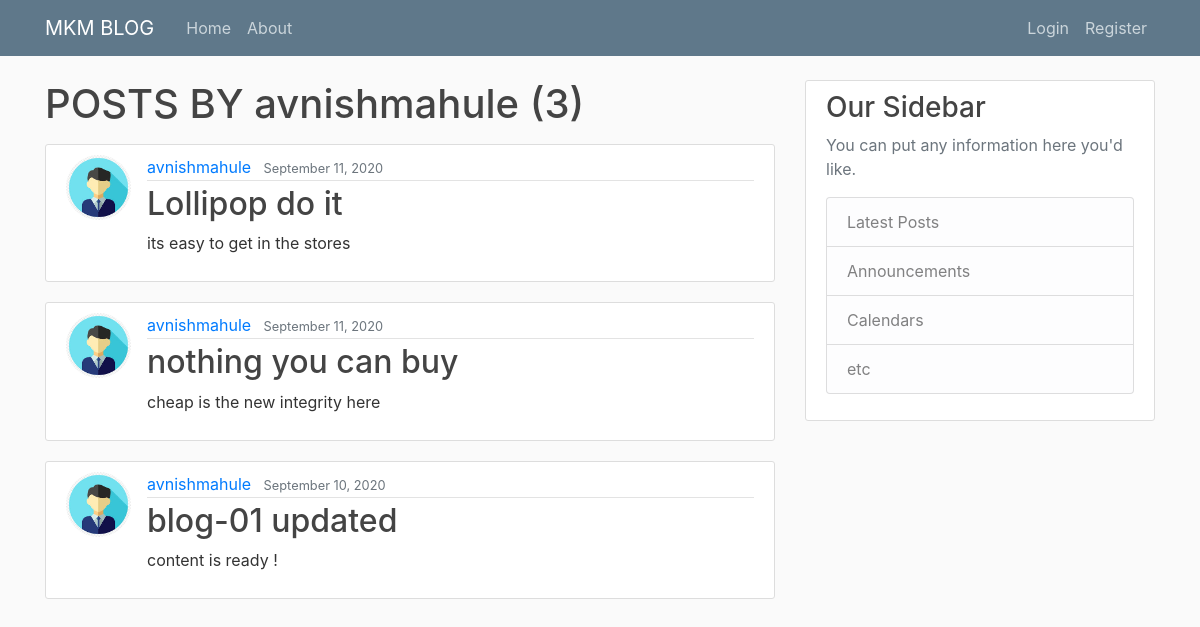
The app's page /blog/user/avnishmahule with its own data.
### blog/models.py (models this page shows, shortened)
class Post(models.Model) :
    title = models.CharField(max_length = 120)
    content = models.TextField()
    date_posted = models.DateTimeField(default = timezone.now )
    author = models.ForeignKey(User, on_delete=models.CASCADE )

### users/models.py (models this page shows, shortened)
class Profile(models.Model):
    user = models.OneToOneField(User, on_delete=models.CASCADE)
    image = models.ImageField(default='default.jpg', upload_to="profile_pics")

### blog/views.py (the view)
# urls.py: path('user/<str:username>', UserPostListView.as_view(), name='user-posts'),
class UserPostListView(ListView):
    model = Post
    template_name = 'blog/user_posts.html'
    context_object_name = 'posts'
    paginate_by =3
    def get_queryset(self):
        user = get_object_or_404(User, username=self.kwargs.get('username'))
        return Post.objects.filter(author=user).order_by("-date_posted")

### blog/templates/blog/user_posts.html (shortened to what this page needs)
{% extends 'blog/base.html'%}
{% block content %}
    <h1 class="mb-3" >POSTS BY {{ view.kwargs.username }} ({{ page_obj.paginator.count }}) </h1>
    {% for post in posts %}
        <article class="media content-section">
        <img class = "rounded-circle article-img" src="{{ post.author.profile.image.url }}">
        <div class="media-body">
            <div class="article-metadata">
            <a class="mr-2" href="{% url "user-posts" post.author.username %}">{{ post.author }}</a>
            <small class="text-muted">{{ post.date_posted | date:"F d, Y" }}</small>
            </div>
            <h2><a class="article-title" href="{% url 'post-detail' post.id %}">{{ post.title }}</a></h2>
            <p class="article-content">{{ post.content }}</p>
        </div>
        </article>
    {% endfor %}
{% endblock content %}

### blog/static/blog/main.css (style rules this page uses)
body { background: #fafafa; color: #333333; margin-top: 5rem; }
h1, h2, h3, h4, h5, h6 { color: #444444; }
.content-section { background: #ffffff; padding: 10px 20px; border: 1px solid #dddddd; border-radius: 3px; margin-bottom: 20px; }
.article-title { color: #444444; }
.article-content { white-space: pre-line; }
.article-img { height: 65px; width: 65px; margin-right: 16px; }
.article-metadata { padding-bottom: 1px; margin-bottom: 4px; border-bottom: 1px solid #e3e3e3 }

### records on screen
Post: author.profile.image (picture), author "avnishmahule", date_posted "September 11, 2020", title "Lollipop do it", content "its easy to get in the stores"
Post: author.profile.image (picture), author "avnishmahule", date_posted "September 11, 2020", title "nothing you can buy", content "cheap is the new integrity here"
Post: author.profile.image (picture), author "avnishmahule", date_posted "September 10, 2020", title "blog-01 updated", content "content is ready !"

### other values on screen
{{ view.kwargs.username }} "avnishmahule"
{{ page_obj.paginator.count }} "3"
